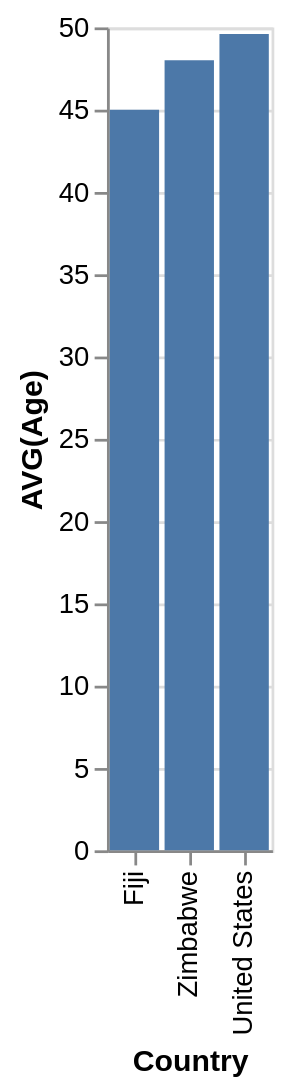

This figure's Vega-Lite source:
### Vega-Lite specification from a JSON file in a GitHub repository (floating-point values rounded to 4 significant figures)
{"data": {"values": [{"x_data": "Fiji", "y_data": 45}, {"x_data": "Zimbabwe", "y_data": 48}, {"x_data": "United States", "y_data": 49.6}]}, "mark": "bar", "encoding": {"x": {"field": "x_data", "type": "nominal", "title": "Country", "sort": {"op": "sum", "field": "y_data", "order": "ascending"}}, "y": {"field": "y_data", "type": "quantitative", "title": "AVG(Age)"}}}
